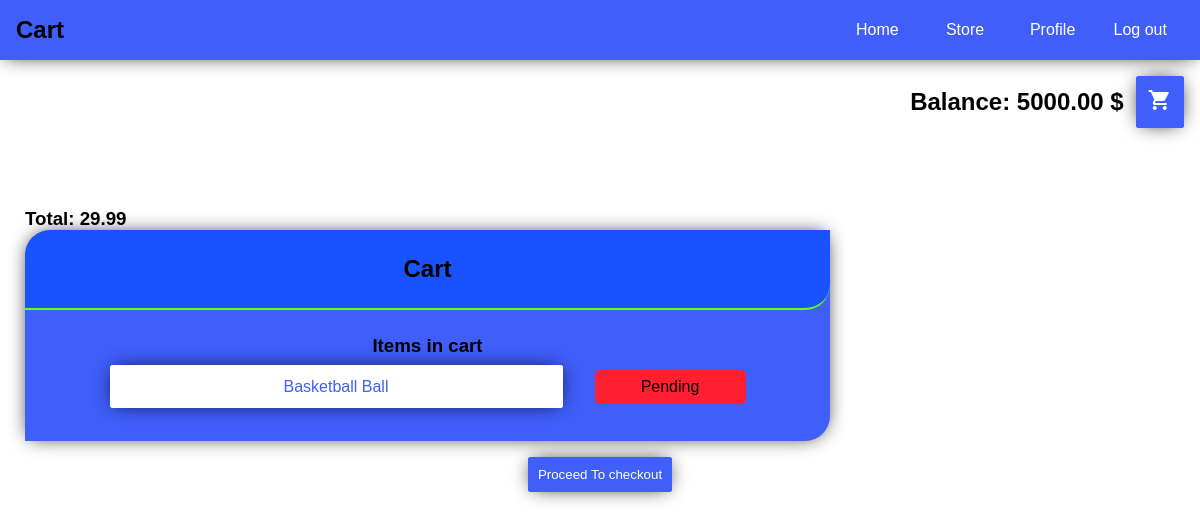
Page /ecommerce/cart/2/ (signed in) on the earlier database version.
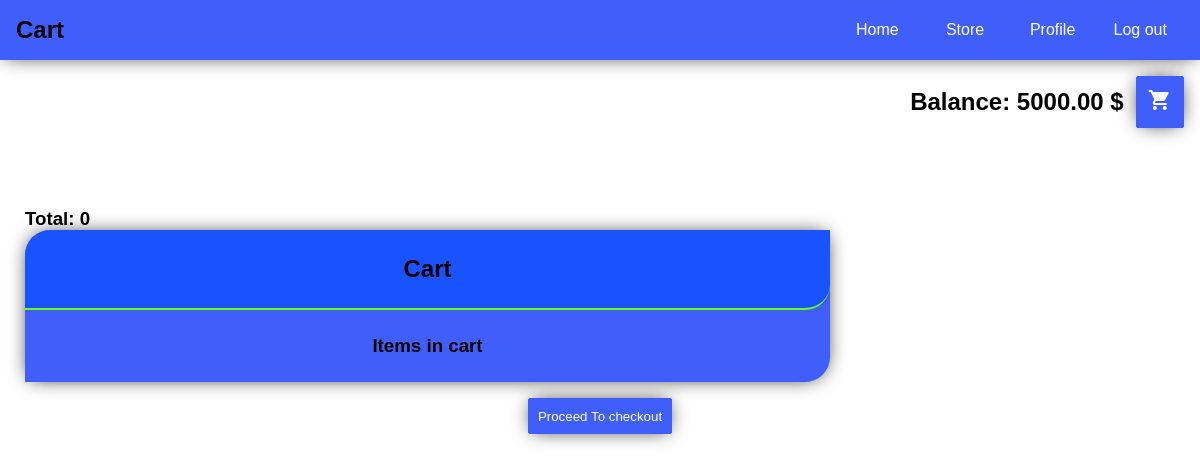
Same page on the later database version.
### ecommerce/models.py (models this page shows, shortened)
class Cart(models.Model):
    user = models.ForeignKey(to=User, on_delete=models.CASCADE)
    is_active = models.BooleanField(default=True)
    def get_total_price(self) -> Decimal:
        return round(self.order_set.aggregate(Sum('price'))['price__sum'], 2) if self.order_set.all() else 0

class Order(models.Model):
    item = models.ForeignKey(to='Item', on_delete=models.CASCADE)
    cart = models.ForeignKey(to='Cart', on_delete=models.CASCADE)
    user = models.ForeignKey(to=User, on_delete=models.DO_NOTHING)
    price = models.DecimalField(default=0, max_digits=10, decimal_places=2,
                                validators=[MinValueValidator(Decimal('0'))])
    ordered = models.DateTimeField(auto_now_add=True)
    StatusChoices = [
        ('Pending', 'pending'),
        ('Shipped', 'shipped'),
        ('Delivered', 'delivered')
    ]
    status = models.CharField(choices=StatusChoices, max_length=30, default='Pending')

class Item(models.Model):
    name = models.CharField(max_length=200)
    tag = models.ManyToManyField(to='Tag')
    user = models.ForeignKey(to=User, on_delete=models.DO_NOTHING)
    quantity = models.PositiveIntegerField(default=1)
    available = models.BooleanField(default=True)
    price = models.DecimalField(default=0, max_digits=10, decimal_places=2,
                                validators=[MinValueValidator(Decimal('0'))])
    def __str__(self) -> str:
        return self.name

### ecommerce/views.py (the view, shortened to what this page needs)
# urls.py: path('cart/<int:cart_id>/', CartDetailsView.as_view(), name='cart'),
@method_decorator(login_required, name='dispatch')
class CartDetailsView(View):
    template_name = 'ecommerce/cart_details.html'
    def get(self, request, *args, **kwargs) -> 'HttpResponse':
        cart = get_object_or_404(request.user.cart_set, pk=kwargs['cart_id'])
        if not cart.is_active:
            messages.error(request, 'Invalid access to cart')
            return redirect(to='ecommerce:home')
        return render(request, self.template_name, {
            'cart': cart
        })

### templates/ecommerce/cart_details.html (shortened to what this page needs)
{% extends 'ecommerce/base.html' %}
{% block current_page %}
    Cart
{% endblock %}
{% block page-content %}
    <h3>Total: {{ cart.get_total_price }}</h3>
    <div class="card large">
        <header>
            <h2>Cart</h2>
        </header>
        <section>
            <ul class="orders">
                <h3>Items in cart</h3>
                {% for order in cart.order_set.all %}
                    <li>
                        <a href="{% url 'ecommerce:order' order.pk %}" class="btn btn-white">
                            {{ order.item }}
                        </a>
                        <span class="order-status {{ order.status|lower }}">{{ order.status }}</span>
                    </li>
                {% endfor %}
            </ul>
        </section>
    </div>
    <form class="checkout" method="post">
        <button class="btn" type="submit">Proceed To checkout</button>
    </form>
{% endblock %}

Differences in the rows shown:
removed Order: item "Basketball Ball", status "Pending"
computed for Cart: get_total_price "29.99" → "0"
